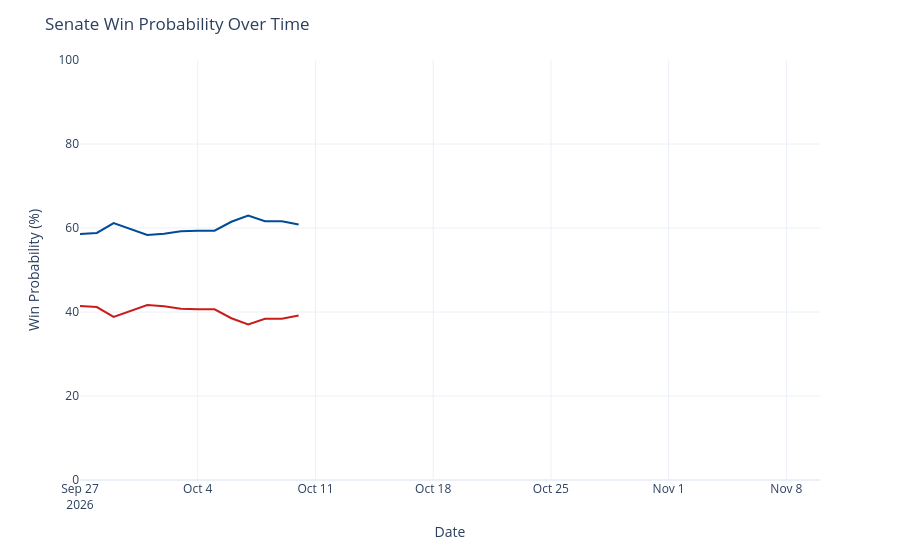

The notebook cell this image was saved under:
### Code cell
chance_over_time = output_ts[(output_ts['geo'] == 'US Senate') &
                             (output_ts['type'] == 'chance')]
chance_over_time['rep_chance'] = chance_over_time['y'].map(lambda x: 100 - x)
chance_over_time = chance_over_time.rename({'y': 'Democrats', 'rep_chance': 'Republicans'}, axis=1)
chance_time_ser = px.line(chance_over_time, x='date', y=['Democrats', 'Republicans'], template='plotly_white',
                         color_discrete_map={'Democrats': '#004b97', 'Republicans': '#c71e1d'},)
chance_time_ser.update_traces(hovertemplate="%{y:.1f}%")
chance_time_ser.update_layout(
    xaxis=dict(range=[pd.to_datetime('2026-09-27'), pd.to_datetime('2026-11-10')]),
    yaxis=dict(range=[0, 100]),
    xaxis_title='Date',
    yaxis_title='Win Probability (%)',
    title=dict(text="Senate Win Probability Over Time"),
    hovermode="x",
    showlegend=False
)
chance_time_ser

### Figure 1 — Plotly figure (JSON) as saved in the notebook; plotly's stock layout.template omitted (floating-point values rounded to 4 significant figures)
{"data": [{"hovertemplate": "%{y:.1f}%", "legendgroup": "Democrats", "line": {"color": "#004b97", "dash": "solid"}, "marker": {"symbol": "circle"}, "mode": "lines", "name": "Democrats", "orientation": "v", "showlegend": true, "type": "scatter", "x": ["2026-09-27", "2026-09-28", "2026-09-29", "2026-09-30", "2026-10-01", "2026-10-02", "2026-10-03", "2026-10-04", "2026-10-05", "2026-10-06", "2026-10-07", "2026-10-08", "2026-10-09", "2026-10-10"], "xaxis": "x", "y": [58.6, 58.83, 61.17, 59.8, 58.36, 58.64, 59.21, 59.34, 59.36, 61.49, 62.99, 61.61, 61.59, 60.85], "yaxis": "y"}, {"hovertemplate": "%{y:.1f}%", "legendgroup": "Republicans", "line": {"color": "#c71e1d", "dash": "solid"}, "marker": {"symbol": "circle"}, "mode": "lines", "name": "Republicans", "orientation": "v", "showlegend": true, "type": "scatter", "x": ["2026-09-27", "2026-09-28", "2026-09-29", "2026-09-30", "2026-10-01", "2026-10-02", "2026-10-03", "2026-10-04", "2026-10-05", "2026-10-06", "2026-10-07", "2026-10-08", "2026-10-09", "2026-10-10"], "xaxis": "x", "y": [41.4, 41.17, 38.83, 40.2, 41.64, 41.36, 40.79, 40.66, 40.64, 38.51, 37.01, 38.39, 38.41, 39.15], "yaxis": "y"}], "layout": {"hovermode": "x", "legend": {"title": {"text": "variable"}, "tracegroupgap": 0}, "margin": {"t": 60}, "showlegend": false, "title": {"text": "Senate Win Probability Over Time"}, "xaxis": {"anchor": "y", "domain": [0, 1], "range": ["2026-09-27T00:00:00", "2026-11-10T00:00:00"], "title": {"text": "Date"}}, "yaxis": {"anchor": "x", "domain": [0, 1], "range": [0, 100], "title": {"text": "Win Probability (%)"}}}}
